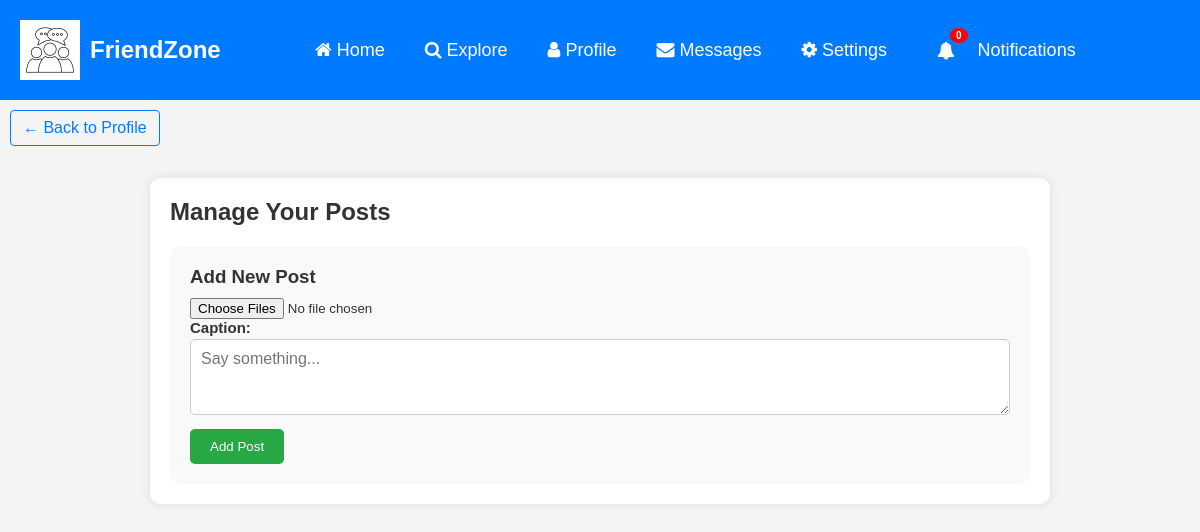
Before: /social/profile/manage-post/ (signed in) with the older database file.
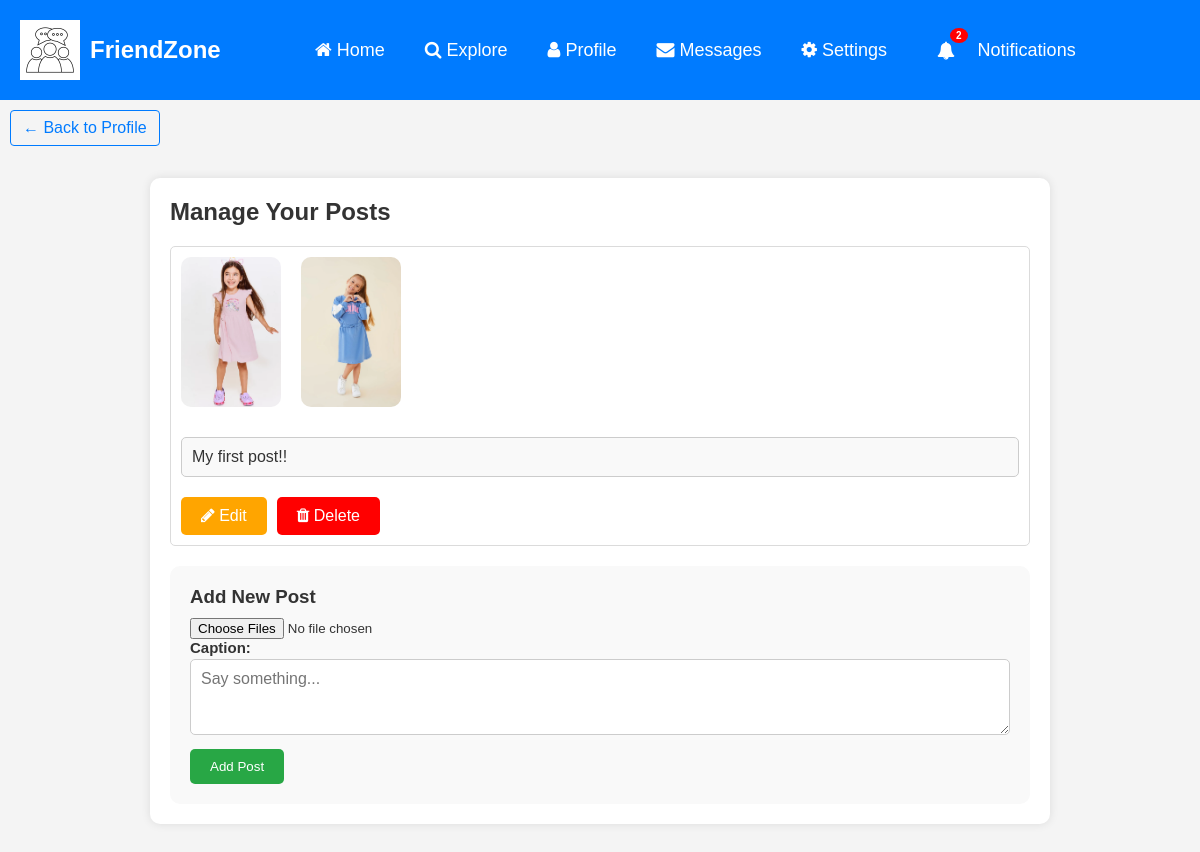
After: the same page with the newer database file.
### social/models.py (models this page shows, shortened)
class PostImages(models.Model):
    image = models.ImageField(upload_to="post", blank=True, null=True)

class Post(models.Model):
    shared_caption = models.TextField(blank=True, null=True)
    caption = models.TextField()
    image = models.ManyToManyField(PostImages)
    created_on = models.DateTimeField(default=timezone.now)
    shared_on = models.DateTimeField(blank=True, null=True)
    author = models.ForeignKey(User, on_delete=models.CASCADE)
    shared_user = models.ForeignKey(User, on_delete=models.CASCADE, blank=True, null=True, related_name='+')
    likes = models.ManyToManyField(User, blank=True, related_name='likes')
    tags = models.ManyToManyField(Tag, blank=True)
    class Meta:
        ordering = ['-created_on', '-shared_on']

### social/views.py (the view, shortened to what this page needs)
# urls.py: path('profile/manage-post/', ManagePostView.as_view(), name='manage-post'),
class ManagePostView(LoginRequiredMixin, View):
    def get(self, request, *args, **kwargs):
        posts = Post.objects.filter(author=request.user, shared_user__isnull=True).order_by('-created_on')
        context = {
            'post_list': posts,
            'form': PostForm()
        }
        return render(request, 'social/manage-post.html', context)

### social/forms.py
class PostForm(forms.ModelForm):
    caption = forms.CharField(
        widget=forms.Textarea(attrs={
            'rows': '3',
            'placeholder': 'Say something...'
        })
    )
    class Meta:
        model = Post
        fields = ['caption']

### social/templatetags/custom_filters.py (called while the page is built)
@register.inclusion_tag('social/show-notifications.html', takes_context=True)
def show_notifications(context):
    request_user = context['request'].user
    notifications = Notification.objects.filter(to_user=request_user).exclude(user_has_seen=True).order_by('-date')
    return {'notifications' : notifications}

### social/templates/social/manage-post.html (shortened to what this page needs)
{% extends 'social/base.html' %}
{% load static %}
{% block content %}
    <div>
        <a href="{% url 'profile' user.profile.pk %}" class="back-to-feed-btn">
            ← Back to Profile
        </a>
    </div>
    <section id="manage-posts">
        <div class="posts-box">
            <h2>Manage Your Posts</h2>
            {% for post in post_list %}
                <div class="post-list">
                    {% for image_instance in post.image.all %}
                        <img src="{{ image_instance.image.url }}" alt="Post Image" class="post-img">
                    {% empty %}
                        <p>No images available.</p>
                    {% endfor %}
                    <div class="post-description">{{ post.caption }}</div>
                    <div class="post-actions">
                        <a href="{% url 'post-edit' post.pk %}" class="edit-post-btn"><i class="fa fa-pencil"></i>&nbsp;Edit</a>
                        <a href="{% url 'post-delete' post.pk %}" class="delete-post-btn"><i class="fa fa-trash"></i>&nbsp;Delete</a>
                    </div>
                </div>
            {% endfor %}
            <div class="add-post">
                <h3>Add New Post</h3>
                <form action="" method="POST" enctype="multipart/form-data">
                    <input type="file" name="images" multiple>
                    {{ form }}
                    <button type="submit" class="add-post-btn">Add Post</button>
                </form>
            </div>
        </div>
    </section>
{% endblock %}

Changed rows visible on the page:
added Post: caption "My first post!!"
added PostImages: image (picture)
added PostImages: image (picture)
Other visible differences:
{{ notifications.count }}: "0" → "2"
